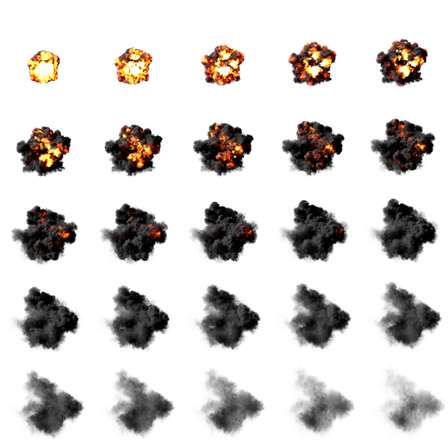
#> input picture assets/fx/brackeys/explosion_01.png, 448 x 448 px
$ python ansicht.py ../assets/fx/brackeys/explosion_01.png
#> lines starting #> are read from the running program, lines starting #| are printed output that depends on the picture
"""Verkleinerte Ansicht von Bildern zum Ansehen durch Claude (spart Tokens).

Ein Bild kostet beim Lesen etwa Breite x Höhe / 750 Tokens: ein 1920x1080-Screenshot rund 2800,
dieselbe Ansicht mit 1024 px Breite rund 800. Mehrere Bilder kommen als Raster in eine Datei,
damit ein Read statt vieler reicht. Die Originale bleiben für Lukas unverändert liegen.

Aufruf: python3 tools/ansicht.py [--breite=1024] [--aus=datei.jpg] a.png [b.png …]
Ausgabe: ANSICHT <pfad> (<b>x<h>, ca. <n> Tokens)
Von tools/screenshot.sh und tools/fx/vorschau.sh automatisch aufgerufen.
"""
import os
import sys

from PIL import Image, ImageDraw


def main(argv):
    width, out, files = 1024, "", []
    for a in argv:
        if a.startswith("--breite="):
            width = int(a.split("=", 1)[1])
        elif a.startswith("--aus="):
            out = a.split("=", 1)[1]
        else:
            files.append(a)
    if not files:
        print(__doc__)
        return 1
    imgs = [Image.open(f).convert("RGB") for f in files]
#> imgs = 1 item
    cols = 1 if len(imgs) <= 2 else 2
#> cols = 1
    rows = (len(imgs) + cols - 1) // cols
#> rows = 1
    cell_w = width // cols
#> cell_w = 1024
    # Zellhöhe nach dem höchsten Bild im Seitenverhältnis
    cell_h = max(int(im.height * cell_w / im.width) for im in imgs)
#> cell_h = 1024
    label = 14 if len(imgs) > 1 else 0
#> label = 0
    sheet = Image.new("RGB", (cell_w * cols, rows * (cell_h + label)), (20, 20, 28))
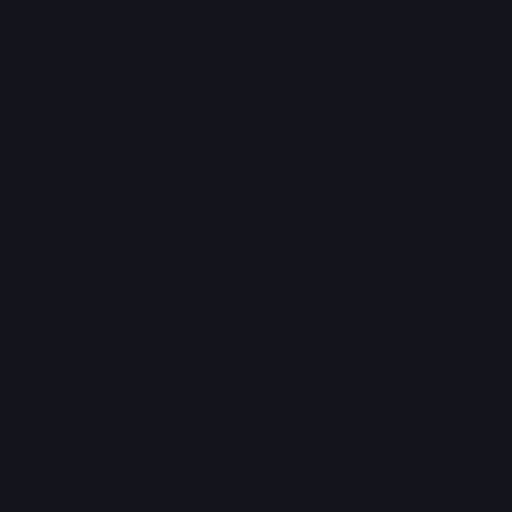
#> sheet: PIL image 1024x1024 RGB (shown at 1/2 size); mean R, G, B 20, 20, 28
    draw = ImageDraw.Draw(sheet)
    for i, im in enumerate(imgs):
        im.thumbnail((cell_w, cell_h))
        x, y = (i % cols) * cell_w, (i // cols) * (cell_h + label)
        sheet.paste(im, (x, y + label))
        if label:
            draw.text((x + 3, y + 1), os.path.basename(files[i]), fill=(255, 255, 255))
#> this loop made 1 pass
#> (x, y) on pass 1: (0, 0)
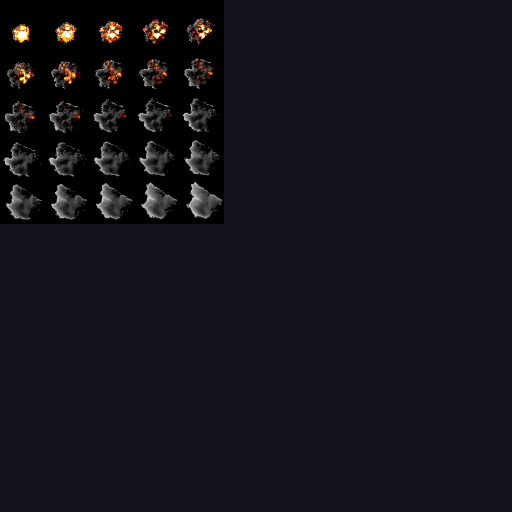
#> sheet: PIL image 1024x1024 RGB (shown at 1/2 size); mean R, G, B 20.7, 20.1, 26.2
    if not out:
        base = os.path.splitext(files[0])[0]
        out = base + ("_ansicht.jpg" if len(files) == 1 else "_bogen.jpg")
    sheet.save(out, quality=85)
    w, h = sheet.size
#> w = 1024; h = 1024
    print("ANSICHT %s (%dx%d, ca. %d Tokens)" % (out, w, h, w * h // 750))
#| ANSICHT ../assets/fx/brackeys/explosion_01_ansicht.jpg (1024x1024, ca. 1398 Tokens)
    return 0


if __name__ == "__main__":
    sys.exit(main(sys.argv[1:]))
#> (the program exits here)

$ run again, on assets/fx/brackeys/flame_01.png
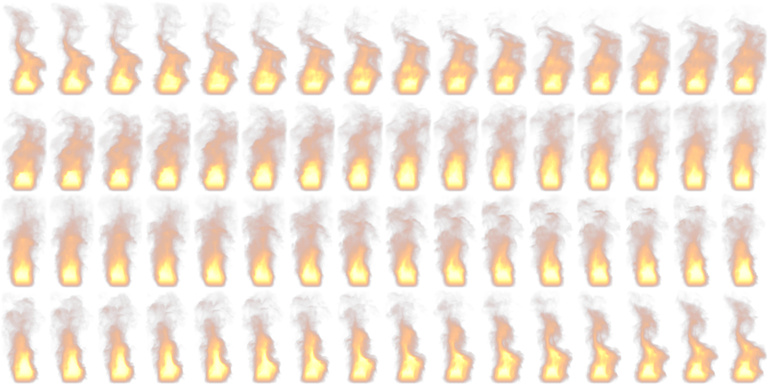
#> input picture assets/fx/brackeys/flame_01.png, 768 x 384 px
#> imgs = 1 item
#> cols = 1
#> cell_w = 1024
#> cell_h = 512
#> label = 0
#> the loop in main, `for i, im in enumerate(imgs):` made 1 pass
#> (x, y) on pass 1: (0, 0)
#> after the loop in main, `for i, im in enumerate(imgs):`:
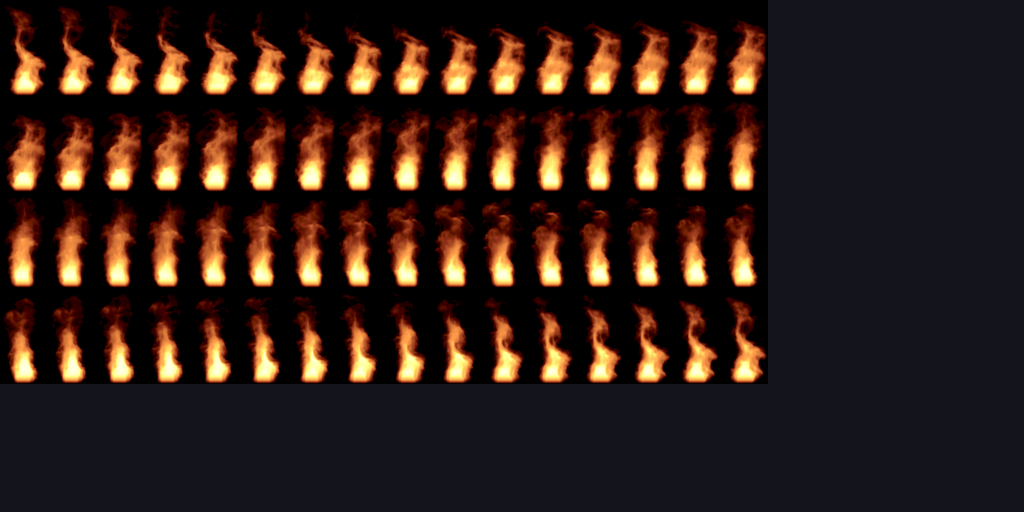
#> sheet: PIL image 1024x512 RGB; mean R, G, B 47.6, 30.3, 23.4
#| ANSICHT ../assets/fx/brackeys/flame_01_ansicht.jpg (1024x512, ca. 699 Tokens)
